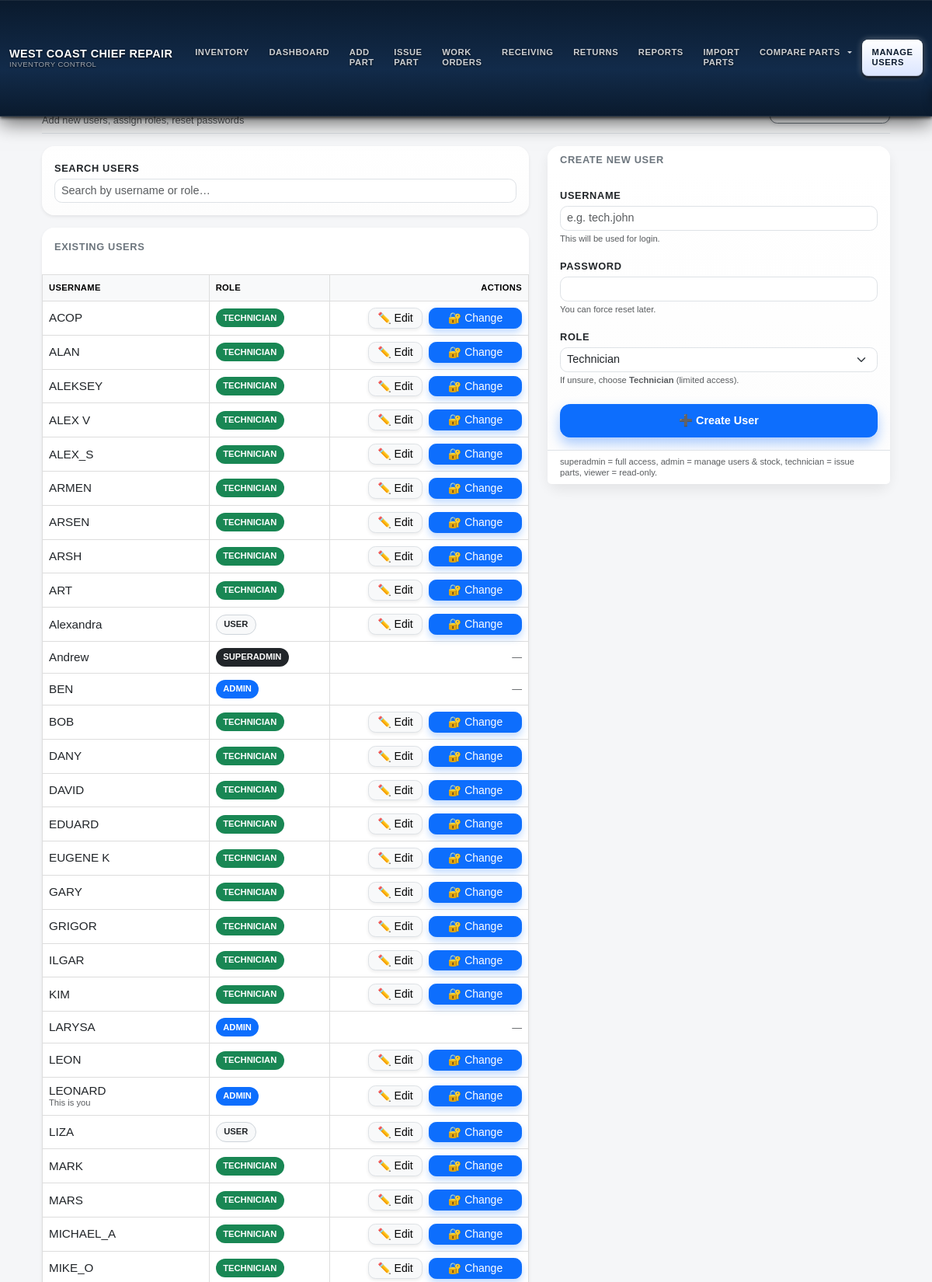
Screenshot of /users (signed in, upper part) with the database file from the repository.
### models.py (models this page shows, shortened)
class User(UserMixin, db.Model):
    id = db.Column(db.Integer, primary_key=True)
    username = db.Column(db.String(64), unique=True, nullable=False)
    password_hash = db.Column(db.String(128), nullable=False)
    role = db.Column(db.String(20), nullable=False, default=ROLE_TECHNICIAN)
    @property
    def password(self):
        raise AttributeError('password is not a readable attribute')

### inventory/routes.py (the view, shortened to what this page needs)
@inventory_bp.route("/users", methods=["GET", "POST"])
@login_required
def users():
    users = User.query.order_by(User.username.asc()).all()
    role_options = [
        ("technician", "Technician"),
        ("user",       "User"),
        ("viewer",     "Viewer"),
        ("admin",      "Admin"),
        ("superadmin", "Superadmin"),
    ]
    return render_template("users.html", users=users, role_options=role_options)

### app.py (called while the page is built)
@app.before_request
def restrict_role_routes():
    try:
        if not getattr(current_user, "is_authenticated", False):
            return  # гость — пусть дойдёт до /login
        ep = (request.endpoint or "").strip()
        role = (getattr(current_user, "role", "") or "").strip().lower()
        if role == "technician":
            if ep in ALLOWED_TECH_ENDPOINTS or ep.endswith(".health") or ep.endswith(".ping"):
                return
            return redirect(url_for("inventory.wo_list"))
        if role == "viewer":
            if ep in ALLOWED_VIEWER_ENDPOINTS or ep.endswith(".health") or ep.endswith(".ping"):
                return
            return redirect(url_for("inventory.wo_list"))
        return
    except Exception:
        try:
            return redirect(url_for("inventory.wo_list"))
        except Exception:
            return

### auth/routes.py (called while the page is built)
@login_manager.user_loader
def load_user(user_id):
    return User.query.get(int(user_id))

### templates/users.html (shortened to what this page needs)
{% extends "base.html" %}
{% block content %}
<div class="container-fluid py-4 d-flex justify-content-center">
  <div style="width:100%; max-width:1100px;">
    <div class="d-flex flex-wrap justify-content-between align-items-start mb-3"
         style="position:sticky; top:0; z-index:10; background:#f8f9fa; padding:.5rem 0; border-bottom:1px solid #dee2e6;">
      <div class="me-3">
        <div class="fw-semibold text-uppercase" style="font-size:1rem; letter-spacing:.03em; line-height:1.2;">
        </div>
        <div class="text-muted" style="font-size:.8rem; line-height:1.2;">
          Add new users, assign roles, reset passwords
        </div>
      </div>
      <div class="d-flex flex-column flex-sm-row gap-2 mt-2 mt-sm-0">
        <a href="{{ url_for('inventory.dashboard') }}"
           class="btn btn-outline-secondary btn-sm shadow-sm"
           style="font-weight:500; min-width:140px; border-radius:.6rem;">
        </a>
      </div>
    </div>
    <div class="row g-4">
      <div class="col-lg-7">
        <div class="card shadow-sm border-0 mb-3"
             style="border-radius:1rem; background:linear-gradient(#ffffff,#fdfdfd);">
          <div class="card-body py-3">
            <label class="form-label fw-semibold mb-1" style="font-size:.8rem; text-transform:uppercase; letter-spacing:.05em;">
              Search Users
            </label>
            <input id="usersSearch"
                   class="form-control form-control-sm"
                   placeholder="Search by username or role…"
                   style="border-radius:.6rem; font-size:.9rem;">
          </div>
        </div>
        <div class="card shadow-sm border-0"
             style="border-radius:1rem; overflow:hidden;">
          <div class="card-header bg-white border-0"
               style="padding: .9rem 1rem .4rem 1rem; border-bottom:1px solid #dee2e6;">
            <div class="fw-semibold text-uppercase"
                 style="font-size:.8rem; letter-spacing:.05em; color:#6c757d;">
              Existing Users
            </div>
          </div>
          <div class="table-responsive">
            <table class="table align-middle mb-0" style="font-size:.9rem;">
              <thead class="table-light" style="font-size:.75rem; text-transform:uppercase; letter-spacing:.05em;">
                <tr>
                  <th style="min-width:180px;">Username</th>
                  <th style="min-width:130px;">Role</th>
                  <th class="text-end" style="min-width:200px;">Actions</th>
                </tr>
              </thead>
              <tbody id="usersTbody" style="vertical-align:middle;">
                {% for u in users %}
                {% set r=(u.role or '')|lower %}
                <tr style="border-top:1px solid #f1f1f1;">
                  <td style="font-weight:500; color:#212529;">
                    <div style="font-size:.95rem; line-height:1.2;">
                      {{ u.username }}
                    </div>
                    {% if u.id == current_user.id %}
                      <div class="text-muted" style="font-size:.7rem; line-height:1.2;">
                        This is you
                      </div>
                    {% endif %}
                  </td>
                  <td>
                    {% if r=='superadmin' %}
                      <span class="badge rounded-pill"
                            style="background:#212529; font-size:.7rem; font-weight:600; padding:.4rem .6rem;">
                        SUPERADMIN
                      </span>
                    {% elif r=='admin' %}
                      <span class="badge rounded-pill"
                            style="background:#0d6efd; font-size:.7rem; font-weight:600; padding:.4rem .6rem;">
                        ADMIN
                      </span>
                    {% elif r=='technician' %}
                      <span class="badge rounded-pill"
                            style="background:#198754; font-size:.7rem; font-weight:600; padding:.4rem .6rem;">
                        TECHNICIAN
                      </span>
                    {% elif r=='viewer' %}
                      <span class="badge rounded-pill"
                            style="background:#6c757d; font-size:.7rem; font-weight:600; padding:.4rem .6rem;">
                        VIEWER
                      </span>
                    {% else %}
                      <span class="badge rounded-pill text-dark border"
                            style="background:#f8f9fa; font-size:.7rem; font-weight:600; padding:.4rem .6rem; border-color:#ced4da !important;">
                        USER
                      </span>
                    {% endif %}
                  </td>
                  <td class="text-end">
                    <div class="d-flex flex-wrap justify-content-end gap-2">
                      {% if (current_user.role or '')|lower == 'superadmin'
                            or ((current_user.role or '')|lower == 'admin' and (u.role or '')|lower in ['user','viewer','technician'])
                            or u.id == current_user.id %}
                        <a class="btn btn-light btn-sm border shadow-sm"
                           style="font-weight:500; line-height:1.2; border-radius:.6rem; min-width:70px;"
                           href="{{ url_for('inventory.edit_user', user_id=u.id) }}">
                          ✏️ Edit
                        </a>
                        <button class="btn btn-primary btn-sm shadow-sm"
                                style="font-weight:500; line-height:1.2; border-radius:.6rem; min-width:120px; box-shadow:0 .3rem .6rem rgba(13,110,253,.25)!important;"
                                data-user-id="{{ u.id }}"
                                data-username="{{ u.username }}"
                                data-need-current="{% if (current_user.role or '')|lower != 'superadmin' and current_user.id == u.id %}1{% else %}0{% endif %}"
                                onclick="openPasswordModal(this)">
                          🔐 Change
                        </button>
                      {% else %}
                        <span class="text-muted" style="font-size:.8rem;">—</span>
                      {% endif %}
                    </div>
                  </td>
                </tr>
                {% endfor %}
              </tbody>
            </table>
          </div>
        </div>
      </div>
      <div class="col-lg-5">
        <div class="card shadow-sm border-0"
             style="border-radius:1rem; background:linear-gradient(#ffffff,#fdfdfd); box-shadow:0 .5rem 1rem rgba(0,0,0,.07)!important;">
          <div class="card-header bg-white border-0"
               style="border-radius:1rem 1rem 0 0; border-bottom:1px solid #dee2e6;">
            <div class="fw-semibold text-uppercase"
                 style="font-size:.8rem; letter-spacing:.05em; color:#6c757d;">
              Create New User
            </div>
          </div>
          <div class="card-body">
            <form method="post" action="{{ url_for('inventory.users') }}">
              <div class="mb-3">
                <label class="form-label fw-semibold mb-1"
                       style="font-size:.8rem; text-transform:uppercase; letter-spacing:.05em;">
                  Username
                </label>
                <input name="username"
                       class="form-control form-control-sm"
                       placeholder="e.g. tech.john"
                       required
                       style="border-radius:.6rem; font-size:.9rem;">
                <div class="form-text" style="font-size:.7rem; line-height:1.2;">
                  This will be used for login.
                </div>
              </div>
              <div class="mb-3">
                <label class="form-label fw-semibold mb-1"
                       style="font-size:.8rem; text-transform:uppercase; letter-spacing:.05em;">
                  Password
                </label>
                <input type="password"
                       name="password"
                       class="form-control form-control-sm"
                       required
                       style="border-radius:.6rem; font-size:.9rem;">
                <div class="form-text" style="font-size:.7rem; line-height:1.2;">
                  You can force reset later.
                </div>
              </div>
              <div class="mb-4">
                <label class="form-label fw-semibold mb-1"
                       style="font-size:.8rem; text-transform:uppercase; letter-spacing:.05em;">
                  Role
                </label>
                <select name="role"
                        class="form-select form-select-sm"
                        style="border-radius:.6rem; font-size:.9rem;">
                  {% for value, caption in role_options %}
                    {% if value == 'superadmin' and (current_user.role or '')|lower != 'superadmin' %}
                    {% else %}
                      <option value="{{ value }}"
                              {% if value=='technician' %}selected{% endif %}>
                        {{ caption }}
                      </option>
                    {% endif %}
                  {% endfor %}
                </select>
                <div class="form-text" style="font-size:.7rem; line-height:1.2;">
                  If unsure, choose <span class="fw-semibold">Technician</span> (limited access).
                </div>
              </div>
              <div class="d-grid">
                <button class="btn btn-primary shadow-sm"
                        type="submit"
                        style="font-weight:600; border-radius:.8rem; padding:.6rem 1rem; font-size:.9rem; box-shadow:0 .5rem 1rem rgba(13,110,253,.35)!important;">
                  ➕ Create User
                </button>
              </div>
            </form>
          </div>
          <div class="card-footer bg-white text-muted"
               style="font-size:.7rem; line-height:1.2; border-top:1px solid #dee2e6;">
            superadmin = full access, admin = manage users & stock,
            technician = issue parts, viewer = read-only.
          </div>
        </div>
      </div>
    </div>
  </div>
</div>
{% endblock %}

### static/style.css (style rules this page uses)
body { font-family: Arial, sans-serif; background-color:#f6f6f6; padding:20px; margin:0; }
table { width:100%; border-collapse:collapse; margin-top:20px; }
table th, table td { padding:10px; border:1px solid #ddd; text-align:left; }
form input:not([type="checkbox"]):not([type="radio"]):not(.form-check-input), form select, form textarea { width: 100%; box-sizing: border-box; }

### templates/base.html (style rules this page uses)
body { background-color:#f5f6f8; }
table { font-size:.8rem; }
th { font-weight:600; text-transform:uppercase; letter-spacing:.03em; font-size:.7rem; }

### rows the page displays
User: username "ACOP", shows "TECHNICIAN"
User: username "ALAN", shows "TECHNICIAN"
User: username "ALEKSEY", shows "TECHNICIAN"
User: username "ALEX V", shows "TECHNICIAN"
User: username "ALEX_S", shows "TECHNICIAN"
User: username "ARMEN", shows "TECHNICIAN"
User: username "ARSEN", shows "TECHNICIAN"
User: username "ARSH", shows "TECHNICIAN"
User: username "ART", shows "TECHNICIAN"
User: username "Alexandra", shows "USER"
User: username "Andrew", shows "SUPERADMIN"
User: username "BEN", shows "ADMIN"
User: username "BOB", shows "TECHNICIAN"
User: username "DANY", shows "TECHNICIAN"
User: username "DAVID", shows "TECHNICIAN"
User: username "EDUARD", shows "TECHNICIAN"
User: username "EUGENE K", shows "TECHNICIAN"
User: username "GARY", shows "TECHNICIAN"
User: username "GRIGOR", shows "TECHNICIAN"
User: username "ILGAR", shows "TECHNICIAN"
User: username "KIM", shows "TECHNICIAN"
User: username "LARYSA", shows "ADMIN"
User: username "LEON", shows "TECHNICIAN"
User: username "LEONARD", shows "This is you", shows "ADMIN"
User: username "LIZA", shows "USER"
User: username "MARK", shows "TECHNICIAN"
User: username "MARS", shows "TECHNICIAN"
User: username "MICHAEL_A", shows "TECHNICIAN"
User: username "MIKE_O", shows "TECHNICIAN"

### other values shown
form field role "Technician"
